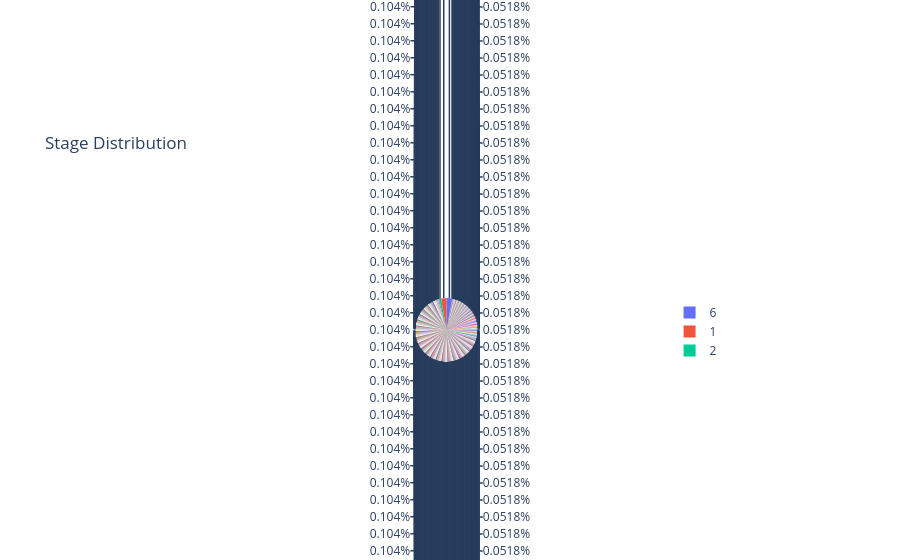

The cell this chart's notebook holds for it:
### Code cell
fig = px.pie(df, names="stage_of_development", title="Stage Distribution")
fig.show()

### Figure 1 — Plotly figure (JSON) as saved in the notebook; plotly's stock layout.template omitted (floating-point values rounded to 4 significant figures; data arrays with more than 128 entries replaced by an {"elided": "..."} marker saying what was removed)
{"data": [{"domain": {"x": [0, 1], "y": [0, 1]}, "hovertemplate": "stage_of_development=%{label}<extra></extra>", "labels": {"elided": "1932 float values"}, "legendgroup": "", "name": "", "showlegend": true, "type": "pie"}], "layout": {"legend": {"tracegroupgap": 0}, "title": {"text": "Stage Distribution"}}}
